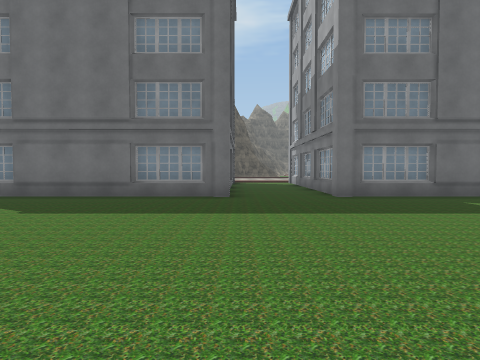
[1] (above)

24 first-person views from a walk through a scene from a Unity 3-D project. The camera is 1.3 m above the floor, tilts 2° down and sees 75° across. The floor is counted in squares, 2 m on a side. Each view is taken from the middle of a square. On the plan, view 1 faces up. The plan holds only what a view shows up to about 10 squares ahead; the rest is blank. The place goes on beyond the plan. Some surface patterns are stand-ins.

[2]
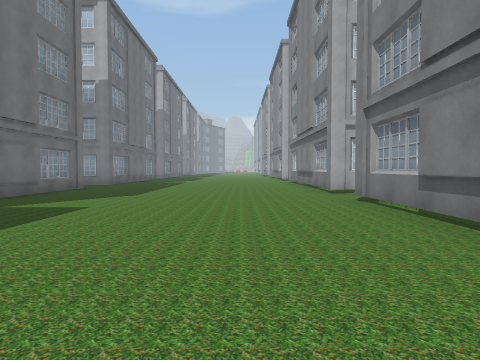

[3]
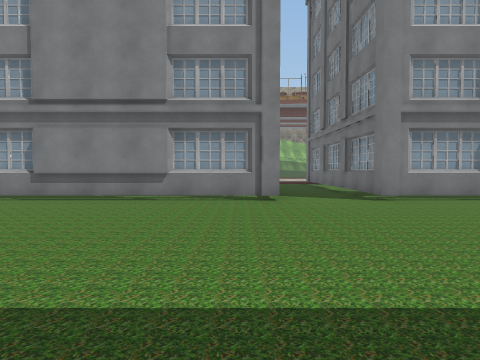

[4]
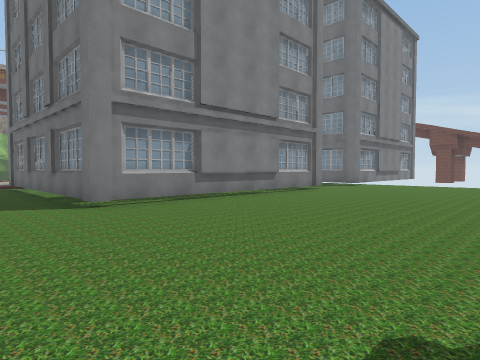

[5]
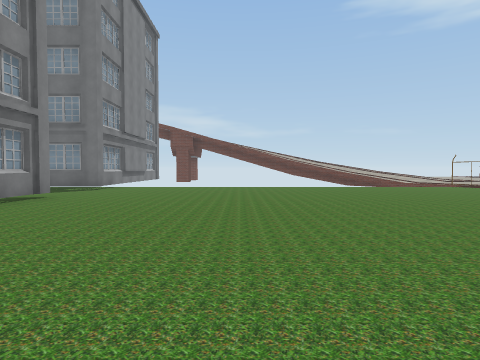

[6]
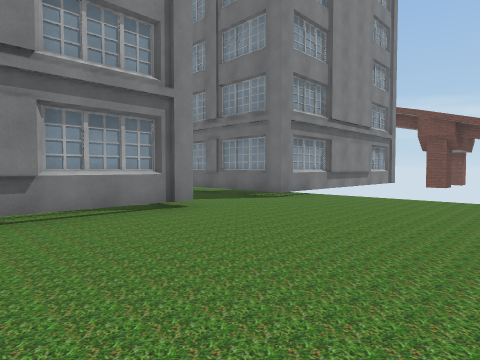

[7]
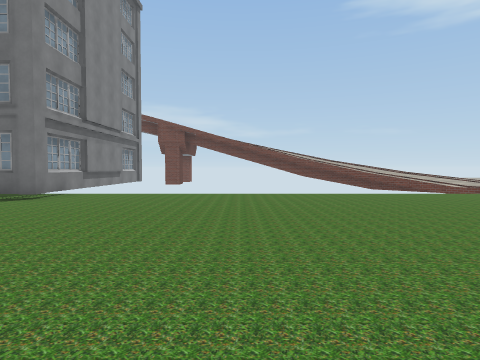

[8]
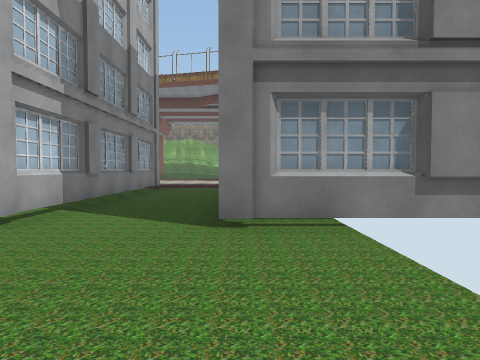

[9]
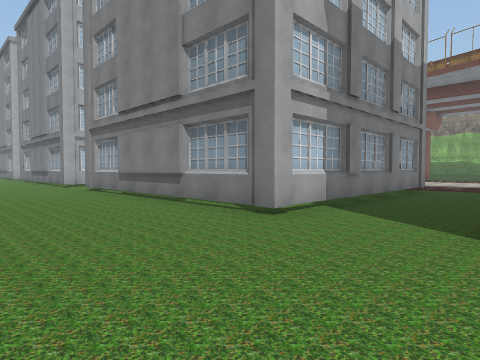

[10]
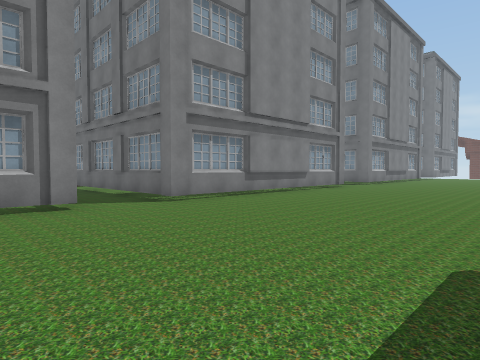

[11]
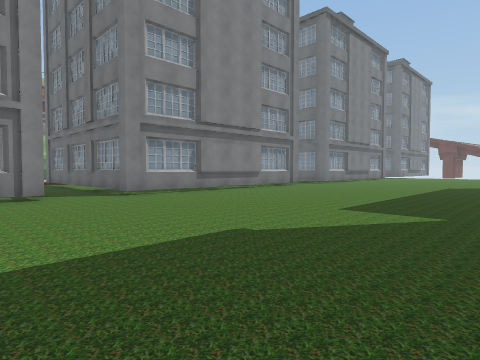

[12]
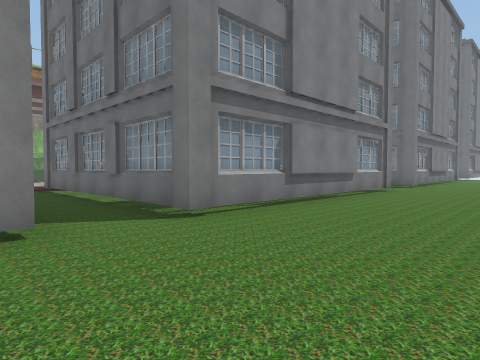

[13]
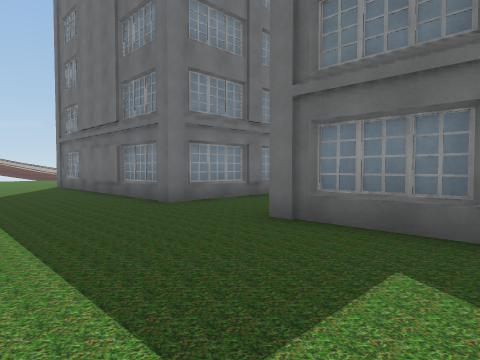

[14]
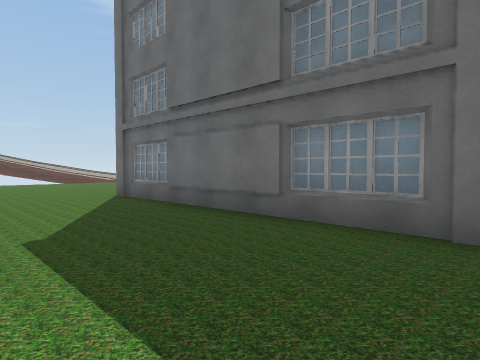

[15]
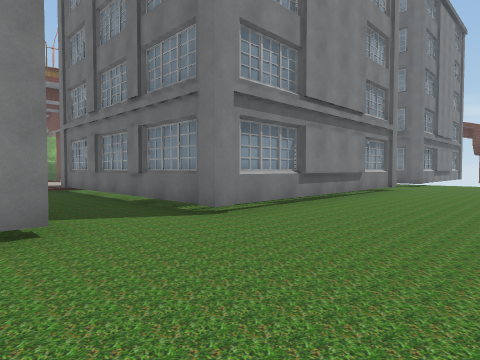

[16]
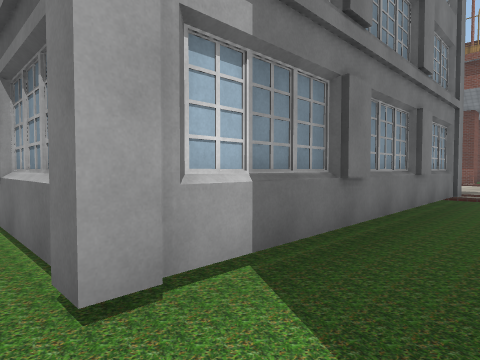

[17]
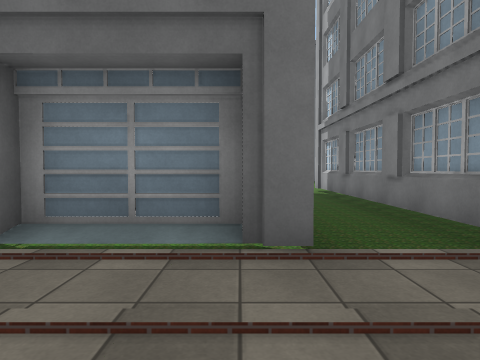

[18]
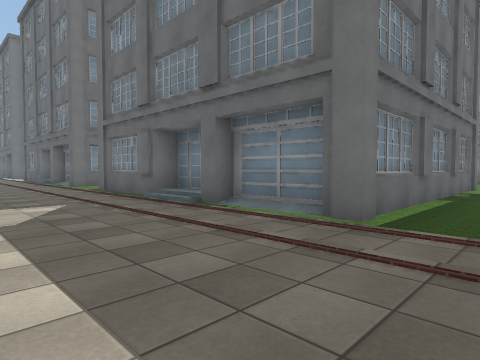

[19]
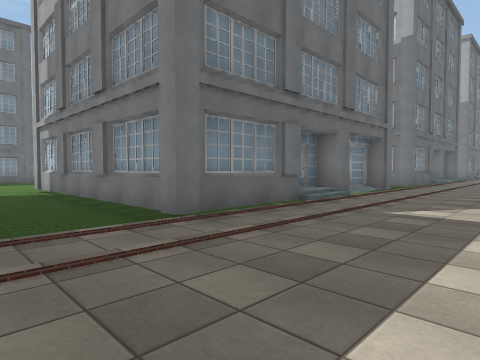

[20]
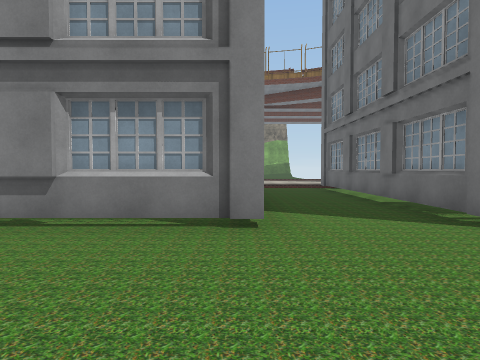

[21]
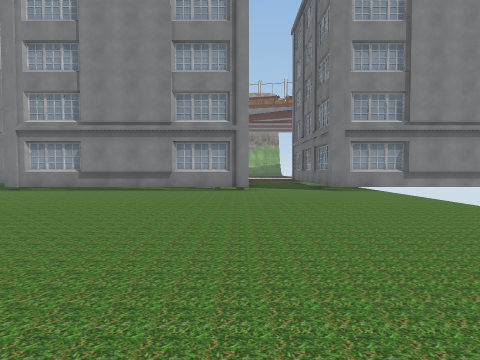

[22]
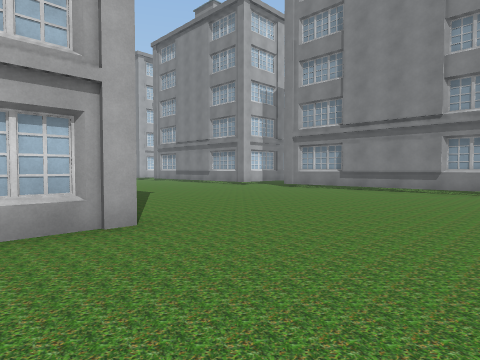

[23]
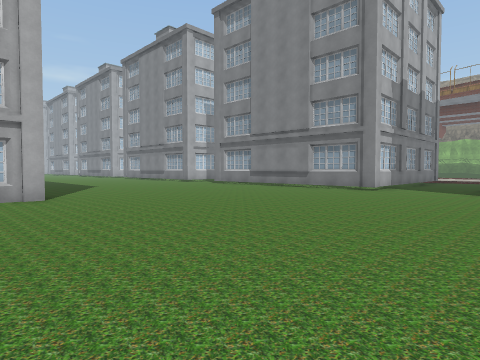

[24]
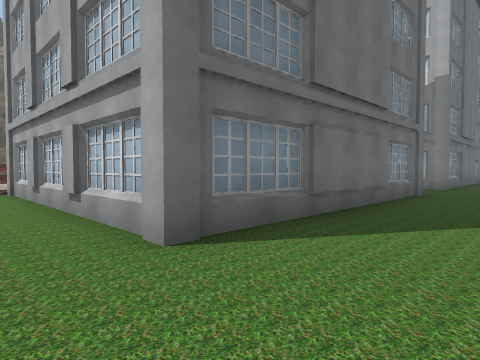

### Floor plan
Key: @ floor where view 1 was taken; # wall or solid block; . floor; B building.
Columns run from 17 left of view 1 to 9 right of it. Each row starts with its distance up from view 1.
  9   ........#     #..B
  8   ........#######B..###  ##
  7   ...................BBB...
  6   .........................
  5   .........................
  4   .........................
  3   .........................
  2   .........................
  1   .........................
  0 BB...............@.........
 -1 BB##..########..#######..##
 -2    #..#      #..      #.B#
 -3    #..#      #..      #..#
 -4    #..#      #..      #..#
 -5    #..#      #..      #..#
 -6    #..#      B..      B.B#
 -7    #..#      #..#######..#
 -8              .............B
 -9              .............
-10              .............
-11              .....  .....

Positions as (right, up) in squares from view 1, and headings:
1: (0, 0), facing up
2: (-1, 2), facing right
3: (-1, 6), facing down
4: (-2, 5), facing down-left
5: (-4, 4), facing left
6: (-8, 4), facing down-left
7: (-7, 4), facing left
8: (-14, 3), facing down
9: (-14, 3), facing down-right
10: (9, 5), facing down-left
11: (9, 7), facing down-left
12: (8, 3), facing down-left
13: (5, 4), facing up-left
14: (0, 4), facing up-left
15: (-1, 3), facing down-left
16: (6, 0), facing down-right
17: (5, -10), facing up
18: (7, -11), facing up-left
19: (-4, -11), facing up-right
20: (-11, 3), facing down
21: (-11, 9), facing down
22: (-11, 9), facing down-right
23: (-15, 9), facing down-right
24: (-9, 5), facing up-right
